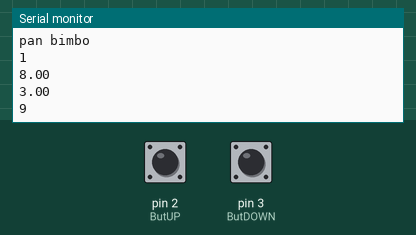
Recording of a sketch running on a simulated Arduino Uno, built with avr-gcc and run on an emulated ATmega328P. On the bench: the last lines printed to the serial monitor. Inputs (shaded band) come from the test bench; at power-on: pin 2 (ButUP) LOW, pin 3 (ButDOWN) LOW.

Above: at 1.2 s.
1.3 s: pin 2 (ButUP) pulled HIGH for 0.15 s
At 2.4 s:
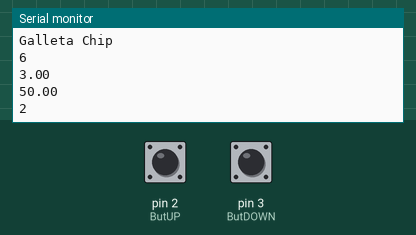
2.9 s: pin 3 (ButDOWN) pulled HIGH for 1 s
At 3.47 s:
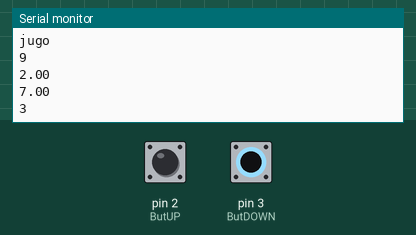
Timing chart, 0 to 5.9 s (numbered marks = the images above; inputs shaded):
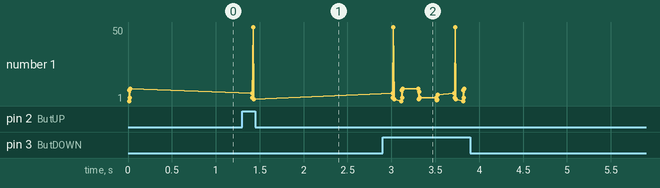

Measured:
- after the input at 1.3 s, the serial monitor: prints a new line after 0.10 s (image 1)
- after the input at 2.9 s, the serial monitor: prints a new line after 0.40 s (image 2)
- plotted number 1: 9 → 2 after the input at 1.3 s

The sketch:

Tienda.ino
```cpp
/*
Centro educativo laboral Kinal
Perito en electronica
Quinto perito
Seccion A
Curso; Taller de electronica digital y reparacion de computadoras
Alumno; Jorge Diego Queme Andrino
Carne; 2021430
Proyecto; Tienda de caracteres
*/


#define ButUP 2 //Pin 2 conecto el boton de subida
#define ButDOWN 3 //Pin 3 conecto el boton de bajada
int i=0;
bool producto_impreso = false;
//Estructura del inventario
struct tienda{
  char Nombre[25];
  int Cantidad;
  float Precio_U;
  float Precio_lote;
  int Stock;
};

tienda Producto1={"Galleta Chip",6,3.00,50.00,2};
tienda Producto2={"Tortrix",3,1.50,1.80,5};
tienda Producto3={"jugo",9,2.00,7.00,3};
tienda Producto4={"pan bimbo",1,8.00,3.00,9};

void setup() {
  pinMode (ButUP,INPUT);
  pinMode (ButDOWN,INPUT);
  Serial.begin(9600);


}

void loop() {
  bool estado_boton1 = digitalRead (ButUP);
  bool estado_boton2 = digitalRead (ButDOWN);

  if(estado_boton1 == HIGH){
    delay(100);
    i++;
    producto_impreso = false;
  }

  if(estado_boton2 == HIGH){
    delay(100);

    i--;
    producto_impreso = false;
  }

  if(i > 7) {
    i = 1;
  } else if(i < 1) {
    i = 7;

  }

  if (i==1 && !producto_impreso){
    Serial.println (Producto1.Nombre);
    Serial.println (Producto1.Cantidad);
    Serial.println (Producto1.Precio_U);
    Serial.println (Producto1.Precio_lote);
    Serial.println (Producto1.Stock);
    producto_impreso = true;
  } else if(i==3 && !producto_impreso){
    Serial.println (Producto2.Nombre);
    Serial.println (Producto2.Cantidad);
    Serial.println (Producto2.Precio_U);
    Serial.println (Producto2.Precio_lote);
    Serial.println (Producto2.Stock);
    producto_impreso = true;
  } else if(i==5 && !producto_impreso){
    Serial.println (Producto3.Nombre);
    Serial.println (Producto3.Cantidad);
    Serial.println (Producto3.Precio_U);
    Serial.println (Producto3.Precio_lote);
    Serial.println (Producto3.Stock);
    producto_impreso = true;
  } else if(i==7 && !producto_impreso){
    Serial.println (Producto4.Nombre);
    Serial.println (Producto4.Cantidad);
    Serial.println (Producto4.Precio_U);
    Serial.println (Producto4.Precio_lote);
    Serial.println (Producto4.Stock);
    producto_impreso = true;
  }
}
```
